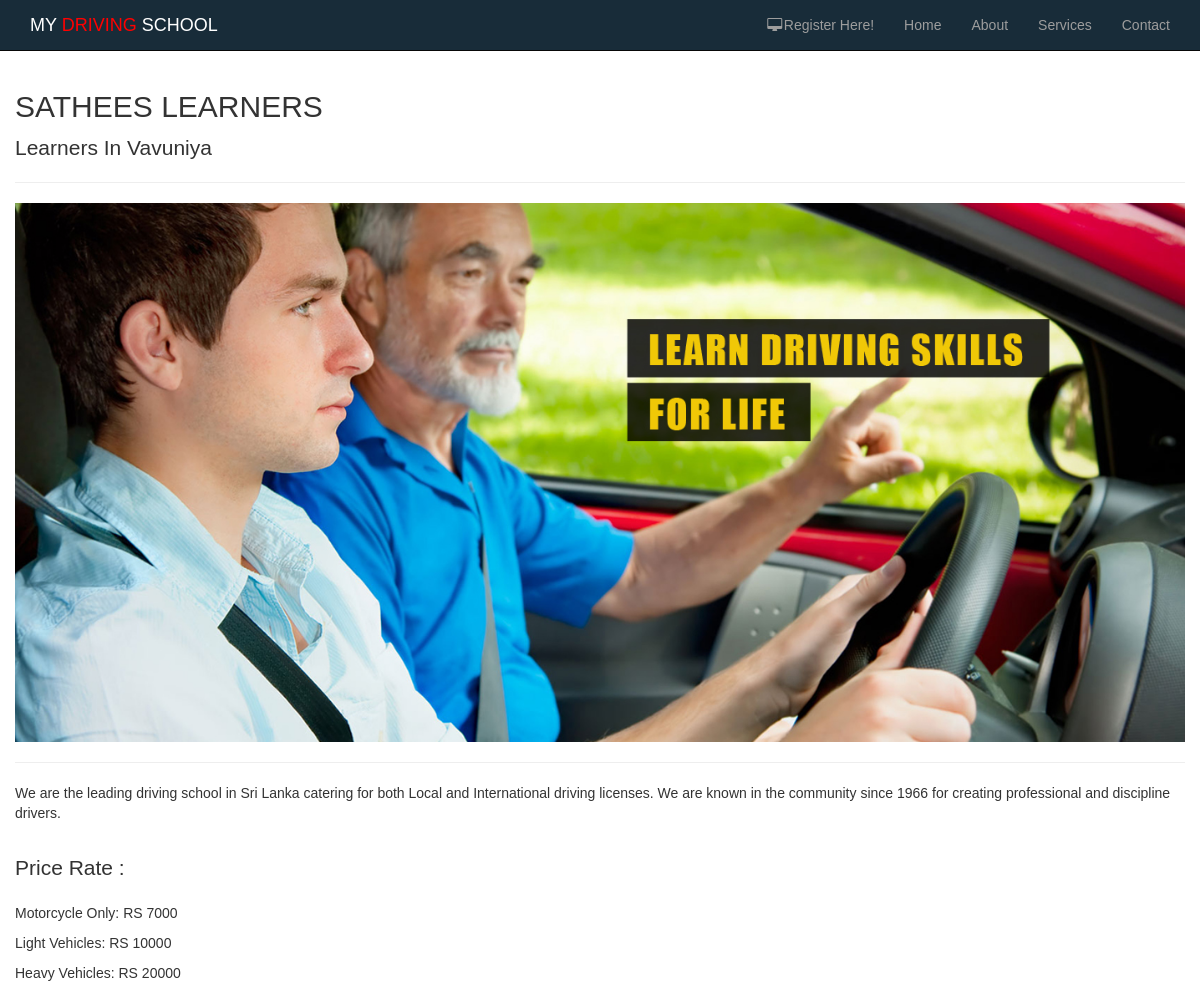
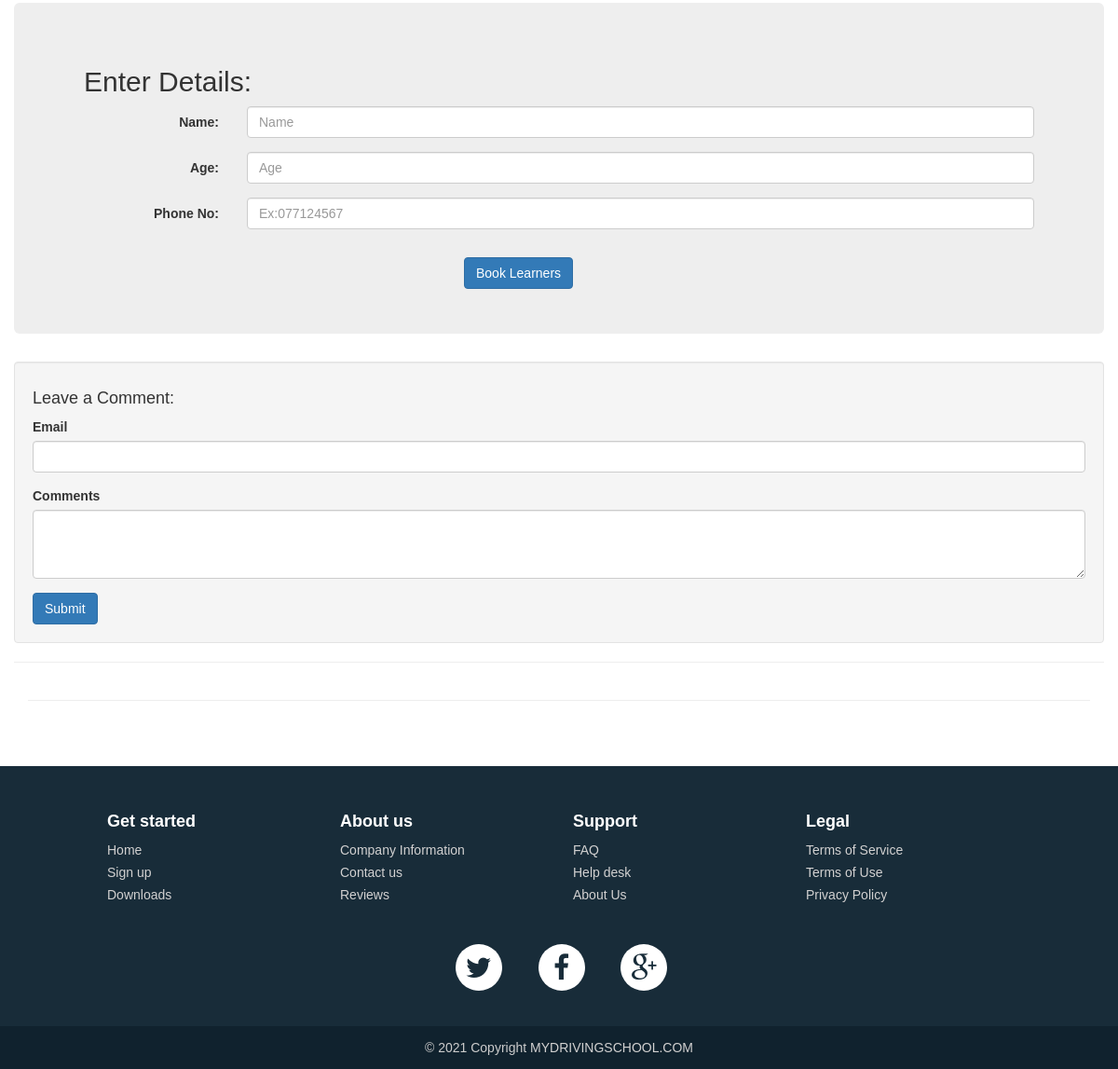
The page /Learners_info.php?Learners_id=44 on the database its author committed (2 pictures, top to bottom).
### tables this page shows
CREATE TABLE `posts` (
  `post_id` int(3) NOT NULL,
  `user_id` int(6) NOT NULL,
  `post_author` varchar(255) NOT NULL,
  `post_category_id` int(3) NOT NULL,
  `post_title` varchar(255) NOT NULL,
  `Address` varchar(200) NOT NULL,
  `District` varchar(200) NOT NULL,
  `City` varchar(200) NOT NULL,
  `post_date` date NOT NULL DEFAULT current_timestamp(),
  `post_image` text NOT NULL,
  `post_content` text NOT NULL,
  `Price_m` int(255) NOT NULL,
  `Price_l` int(255) NOT NULL,
  `Price_h` int(255) NOT NULL,
  `post_via_time` varchar(255) NOT NULL,
  `confirm` varchar(100) NOT NULL DEFAULT 'Pending',
  `Learners_userid` int(100) NOT NULL
);

### Learners_info.php (the view, shortened to what this page needs)
<?php include "includes/header.php"; ?>
    <?php include "includes/navigation.php"; ?>
    <div class="container">
        <div class="row">
            <div class="col-md">
                <?php
                    if(isset($_GET['Learners_id'])) {
                        $selected_Learners = $_GET['Learners_id'];
                    }
                    $query = "SELECT *  FROM  posts WHERE post_id = $selected_Learners ";
                    $select_all_query = mysqli_query($connection,$query);
                    while($row = mysqli_fetch_assoc($select_all_query)) {
						   $Learners_Name = $row['post_title'];
						   $image = $row['post_image'];
						   $Luser= $row['user_id'];
						   $detail = $row['post_content'];
						   $Heavy = $row['Price_h'];
                           $Light = $row['Price_l'];
                           $Motorcycle = $row['Price_m'];
                           $District = $row['District'];
                        ?>
                        <h2>
                           <?php echo $Learners_Name; ?>
                        </h2>
                        <p class="lead">
                            Learners In <?php echo $District; ?>
                        </p>
                        <hr>
                        <img class="img-responsive" src="images/<?php echo $image; ?>" alt="">
                        <hr>
                        <p><?php echo $detail; ?></p></br>
						<p class="lead">
                           Price Rate :
                        </p>
						<p>Motorcycle Only: RS <?php echo $Motorcycle ?></p>
						<p>Light Vehicles: RS <?php echo $Light ?></p>
						<p>Heavy Vehicles: RS <?php echo $Heavy ?></p>
                        <div class="jumbotron">
                            <div class="container-fluid">
                                 <h2>Enter Details:</h2>
                                <form action="Learners_info.php?Learners_id=<?php echo $selected_Learners ?> & Learnersuser_id=<?php echo $Luser ?>" method="post" class="form-horizontal">
                                    <div class="form-group">
                                            <label class="control-label col-sm-2" for="email">Name:</label>
                                            <div class="col-sm-10">
                                                <input type="text" class="form-control" id="email" placeholder="Name" name="name" required>
                                            </div>
                                        </div>
                                        <div class="form-group">
                                            <label class="control-label col-sm-2" for="email">Age:</label>
                                            <div class="col-sm-10">
                                                <input type="number" class="form-control" id="email" placeholder="Age" name="userage" required>
                                            </div>
                                        </div>
										 <div class="form-group">
                                            <label class="control-label col-sm-2" for="email">Phone No:</label>
                                            <div class="col-sm-10">
                                                <input type="text" class="form-control" id="email" placeholder="Ex:077124567" name="pno" required>
                                            </div>
                                        </div>
                                <button class="btn btn-primary" name="book" style="margin-left: 40%; margin-top: 15px;">Book Learners</button>
                                </form>
                                <?php
	}
?>
     </div>
 </div>
                <div class="well">
                    <h4>Leave a Comment:</h4>
                    <form action="Learners_info.php?Learners_id=<?php echo $selected_Learners ?>" method="post" role="form">
          				  <div class="form-group">
                            <label for="email">Email</label>
                            <input type="email" class="form-control" name="user_email" required></textarea>
                        </div>
                        <div class="form-group">
                            <label> Comments</label>
                            <textarea class="form-control" rows="3" name="user_query" required></textarea>
                        </div>
                        <button type="submit" class="btn btn-primary" name="submit_query">Submit</button>
                    </form>
                </div>
                <hr>
            </div>
        </div>
        <hr>
<?php include "includes/footer.php"; ?>

### css/blog-home.css (style rules this page uses)
body { padding-top: 70px; }

### includes/header.php (style rules this page uses)
body { font-family: Arial; }
html { height: 100%; }
body { display: flex; display: -webkit-flex; flex-direction: column; -webkit-flex-direction: column; height: 100%; }

### rows shown on the page
posts: post_title "SATHEES LEARNERS", District "Vavuniya", post_image (picture), post_content "We are the leading driving school in Sri Lanka catering for both Local and International driving licenses. We are known in the community since 1966 for creating professional and discipline drivers.", Price_m "7000", Price_l "10000", Price_h "20000"
